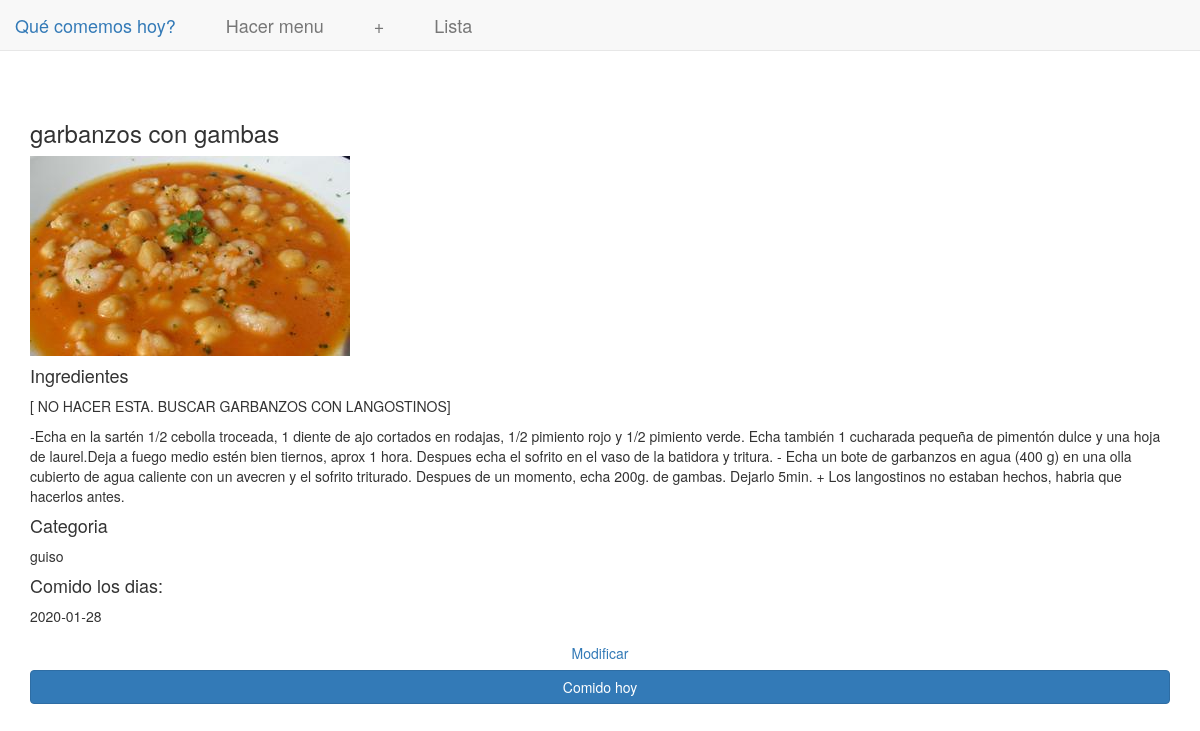
The app's page /app/meal/83 with its own data.
### app/models.py (models this page shows, shortened)
class Meal(models.Model):
    name = models.CharField(default="",max_length=264, unique=True)
    category = models.CharField(default="",max_length=264, choices=category_choices, blank = True)
    ingredients = models.TextField(blank = True)
    complexity = models.CharField(default="",max_length=264, choices=complexity_choices, blank = True)
    duration = models.CharField(default="",max_length=264, choices=duration_choices, blank = True)
    link = models.URLField(default="", blank = True)
    is_new = models.BooleanField(default=True, blank = True)
    image_name = models.CharField(default="",max_length=264, blank = True)
    image = models.ImageField(upload_to='images', blank = True)
    is_preferred = models.BooleanField(default=False, blank = True)

class Dates(models.Model):
    name = models.ForeignKey('app.Meal', on_delete=models.CASCADE, related_name='dates', blank = True)
    date = models.DateField(auto_now=True, blank = True)
    def __str__(self):
        return str(self.date)

### app/views.py (the view, shortened to what this page needs)
# urls.py: path('meal/<id>',views.meal,name='meal'),
def meal(request,id):
	meal = get_object_or_404(Meal, id=id)
	form = DateForm()
	meal_dict = {'meal': meal}
	return render(request,'app/meal.html',context=meal_dict)

### templates/app/meal.html (shortened to what this page needs)
<!DOCTYPE html>
{% extends "app/base.html" %}
{% load static %}
{% load myfilters %}
{% block body_block %}
<div class="container">
<div class="row">
<div class="content-boxes-v6">
<div class="col-md-12">
	        <h3>{{ meal.name }}</h3>
			<div class='receipt_image img-wrapper'style="position: relative">
	    		<img class='img-responsive'
	    			src="{{ meal.image.url }}"
	    			alt="Uh Oh, didn't show!"
	    			onerror="this.onerror=null;this.src='{% static "app/images/placeholder.jpg" %}';">
			</div>
	        {% if meal.ingredients %}
	        <h4>Ingredientes</h4>
	        <p>{{ meal.ingredients|linebreaks }}</p>
	        {% endif %}
	        {% if meal.category %}
	        <h4>Categoria</h4>
	        <p>{{ meal.category }}</p>
	        {% endif %}
	        {% if meal.dates.count > 0 %}
	        <h4>Comido los dias:</h4>
				{% for date in meal.dates.all %}
					<p>{{date}}</p>
				{% endfor %}
	        {% endif %}
	<a type="button" href="{% url 'app:modify_meal' meal.id %}" class="btn btn-secondary btn-block">Modificar</a>
	<form method="POST">
		<input type="submit" class="btn btn-primary btn-block" value="Comido hoy">
	</form>
</div>
</div>
</div>
{% endblock %}

### templates/app/base.html (shortened to what this page needs)
	<!DOCTYPE html>
	{% load static %}
 <html lang="en">
<head>
	<link rel="stylesheet" href="{% static "app/plugins/bootstrap/css/bootstrap.min.css" %}">
	<link rel="stylesheet" href="{% static "app/css/custom.css" %}">
</head>
<body id="body" data-spy="scroll" data-target=".one-page-header" class="demo-lightbox-gallery">
<nav class="navbar navbar-default navbar-fixed-top">
  <div class="container-fluid">
    <div class="navbar-header">
      <h1 class="navbar-brand"><a href="/">Qué comemos hoy?</a></h1>
    </div>
    <div class="collapse navbar-collapse" id="bs-example-navbar-collapse-1" data-toggle="collapse" data-target=".navbar-collapse.in">
      <ul class="nav navbar-nav" id="type_selector">
		<li role="presentation"><a href="#" data-type="weekly_menu">Hacer menu</a></li>
		<li role="presentation"><a href={% url 'app:add_meal' %}> + </a></li>
		<li role="presentation"><a href="#" data-type="lista">Lista</a></li>
      </ul>
    </div>
  </div>
</nav>
{% block body_block %}
{% endblock %}
</body>
</html>

### static/app/css/custom.css (style rules this page uses)
ul { font-size: 18px; padding: 0px; }
li { padding-left: 20px; list-style: none; }
h1 { color: black; margin-top: 0px; margin-bottom: 0px; }
.content-boxes-v6 { margin-top: 100px; margin-bottom: 100px; }

### records on screen
Meal: name "garbanzos con gambas", image (picture), ingredients "[ NO HACER ESTA. BUSCAR GARBANZOS CON LANGOSTINOS] -Echa en la sartén 1/2 cebolla troceada, 1 diente de ajo cortados en rodajas, 1/2 pimiento rojo y 1/2 pimiento verde. Echa también 1 cucharada pequeña de pimentón dulce y una hoja de laurel.Deja a fuego medio estén bien tiernos, aprox 1 hora. Despues echa el sofrito en el vaso de la batidora y tritura. - Echa un bote de garbanzos en agua (400 g) en una olla cubierto de agua caliente con un avecren y el sofrito triturado. Despues de un momento, echa 200g. de gambas. Dejarlo 5min. + Los langostinos no estaban hechos, habria que hacerlos antes.", category "guiso"
Dates: date "2020-01-28"
